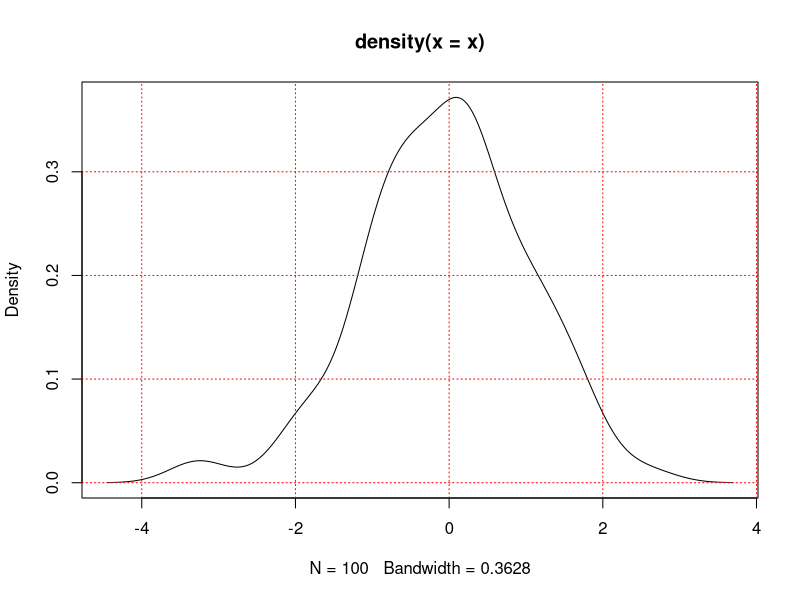
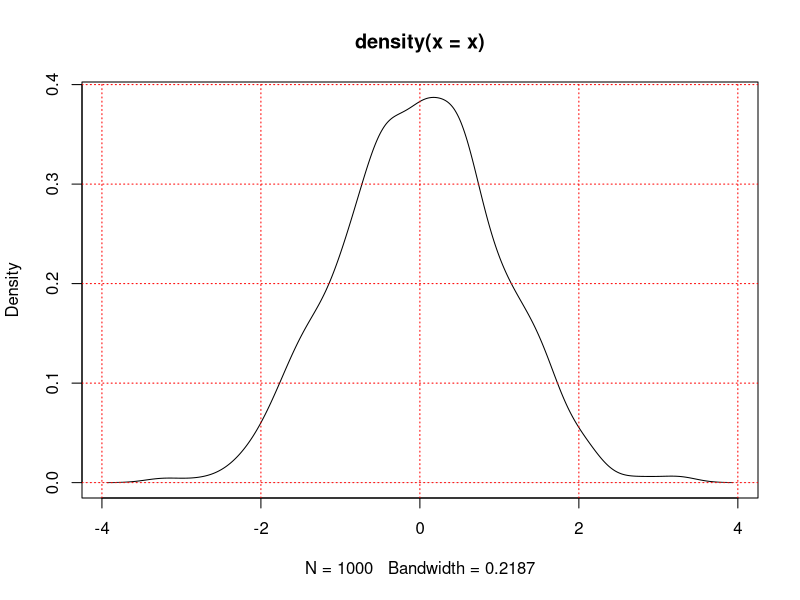
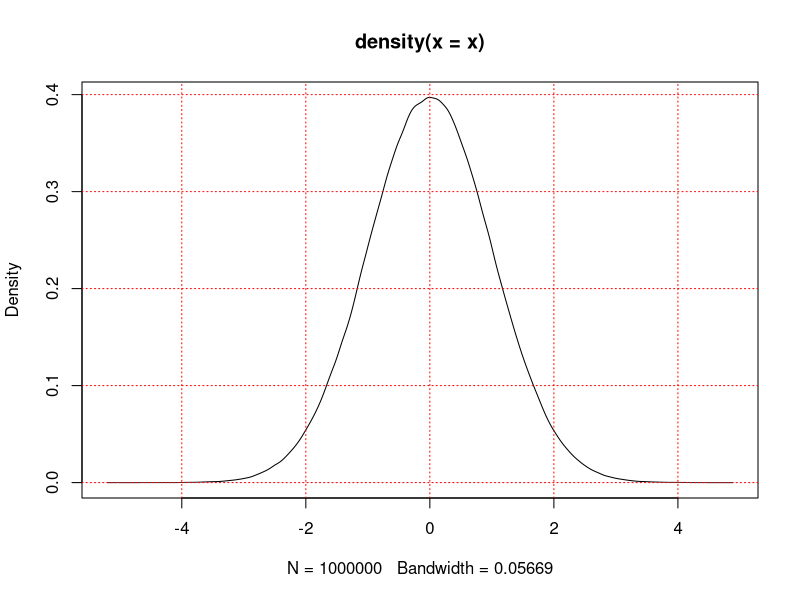

Write the R code that produced these figures, in order.
# Indicative examples used in the class 
# Data Analytics crash course, University of Edinburgh, January 2018

# (c) A. Tsanas, January 2018

# (c) A. Tsanas, September 2016

#=====================================================================================================================
#for any comments please email: atsanas@ed.ac.uk OR tsanasthanasis@gmail.com
#=====================================================================================================================
#
rm(list=ls()) # remove all variables from workspace, *** remember to clear screen: Ctrl+L ***

# Example 1: See for yourself the statistical power in terms of sample size
# Draw random data from the normal distribution and compute statistics
x <- rnorm(100, mean=0, sd=1) # N(0,1), randomly drawing 100 samples
summary(x)
plot(density(x)); grid(nx=NULL, ny=NULL, col='red')

x <- rnorm(1000, mean=0, sd=1) # N(0,1), randomly drawing 1000 samples
summary(x)
plot(density(x)); grid(nx=NULL, ny=NULL, col='red')

x <- rnorm(1000000, mean=0, sd=1) # N(0,1), randomly drawing 1000000 samples
summary(x)
plot(density(x)); grid(nx=NULL, ny=NULL, col='red')
